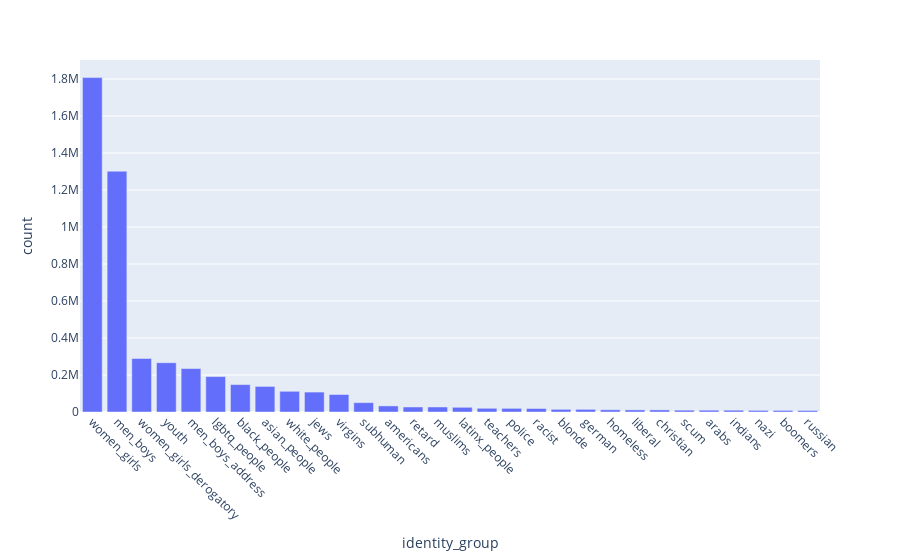

Notebook source saved alongside this figure:
### Markdown cell above
## Group identity terms

### Code cell
import json

identity_groups_fpath = '../resources/identity_groups.json'
with open(identity_groups_fpath, 'r') as f:
    identity_groups = json.load(f)
print(len(identity_groups))

exp['identity_group'] = exp.netmapper_identity_matches.map(lambda x: identity_groups.get(x, x))
exploded = exp.explode('identity_group') # Count intersectional mentions as a mention in each of their categories
gp_freq = exploded.identity_group.value_counts().to_frame(name='count').reset_index(names='identity_group')
gp_freq.head(30)

import plotly.express as px
pd.options.plotting.backend = 'plotly'

# fig = px.bar(gp_freq.head(50), x='term', y='count')
fig = px.bar(gp_freq.head(30), x='identity_group', y='count')
fig.update_xaxes(tickangle=45)

### Figure 1 — Plotly figure (JSON) as saved in the notebook; plotly's stock layout.template omitted (floating-point values rounded to 4 significant figures)
{"data": [{"alignmentgroup": "True", "hovertemplate": "identity_group=%{x}<br>count=%{y}<extra></extra>", "legendgroup": "", "marker": {"color": "#636efa", "pattern": {"shape": ""}}, "name": "", "offsetgroup": "", "orientation": "v", "showlegend": false, "textposition": "auto", "type": "bar", "x": ["women_girls", "men_boys", "women_girls_derogatory", "youth", "men_boys_address", "lgbtq_people", "black_people", "asian_people", "white_people", "jews", "virgins", "subhuman", "americans", "retard", "muslims", "latinx_people", "teachers", "police", "racist", "blonde", "german", "homeless", "liberal", "christian", "scum", "arabs", "indians", "nazi", "boomers", "russian"], "xaxis": "x", "y": [1807545, 1301593, 289128, 266454, 234724, 191375, 148175, 138245, 111967, 107710, 94603, 50528, 32931, 27090, 27076, 25410, 20057, 19728, 18723, 14381, 14322, 12004, 11427, 11362, 10003, 9806, 9747, 8790, 8689, 8363], "yaxis": "y"}], "layout": {"autosize": true, "barmode": "relative", "legend": {"tracegroupgap": 0}, "margin": {"t": 60}, "xaxis": {"anchor": "y", "autorange": true, "domain": [0, 1], "range": [-0.5, 29.5], "tickangle": 45, "title": {"text": "identity_group"}, "type": "category"}, "yaxis": {"anchor": "x", "autorange": true, "domain": [0, 1], "range": [0, 1903000.0], "title": {"text": "count"}, "type": "linear"}}}
